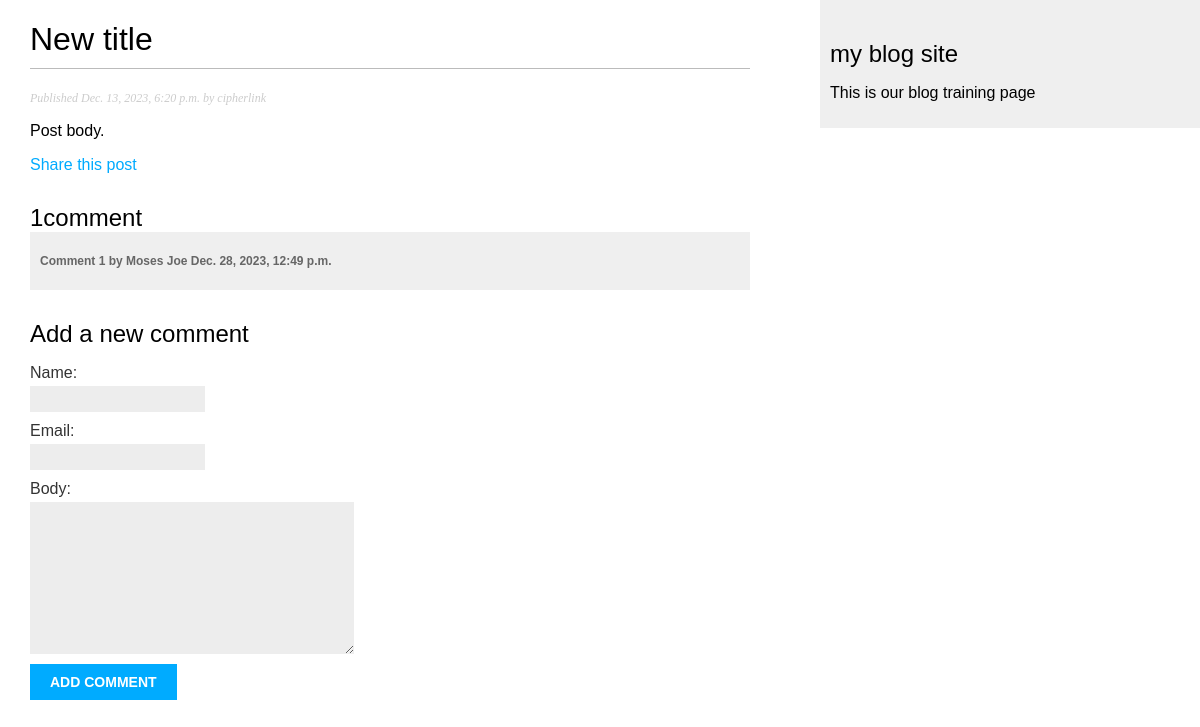
Page /blog/2023/12/13/another-post/ on the committed database.
### blog/models.py (models this page shows, shortened)
class Post(models.Model):
    class Status(models.TextChoices):
        DRAFT = 'DF', 'Draft'
        PUBLISHED = 'PB', 'Published'
    title = models.CharField(max_length=200)
    slug = models.CharField(max_length=200,
                            unique_for_date='publish')
    author = models.ForeignKey(User,
                               on_delete=models.CASCADE,
                               related_name='blog_posts')
    body = models.TextField()
    publish = models.DateTimeField(default=timezone.now)
    created = models.DateTimeField(auto_now_add=True)
    updated = models.DateField(auto_now=True)
    status = models.CharField(max_length=2,
                              choices=Status.choices,
                              default=Status.DRAFT)
    objects = models.Manager()
    published = PublishedManager()

class Comment(models.Model):
    post = models.ForeignKey(Post,
                             on_delete=models.CASCADE,
                             related_name='comments')
    name = models.CharField(max_length=90)
    email = models.EmailField()
    body = models.TextField()
    created = models.DateTimeField(auto_now_add=True)
    updated = models.DateTimeField(auto_now=True)
    active = models.BooleanField(default=True)
    class Meta:
        ordering = ['created']
        indexes = [
            models.Index(fields=['created']),
        ]

### blog/views.py (the view)
def post_detail(request, year, month, day, post):
    post = get_object_or_404(Post,
                             status=Post.Status.PUBLISHED,
                             slug=post,
                             publish__year=year,
                             publish__month=month,
                             publish__day=day)
    comments = post.comments.filter(active=True)
    form = CommentForm()
    return render(request,
                  'blog/post/detail.html',
                  {'post': post,
                   'comments': comments,
                   'form': form})

### blog/forms.py
class CommentForm(forms.ModelForm):
    class Meta:
        model = Comment
        fields = ['name', 'email', 'body']

### blog/templates/blog/post/detail.html (shortened to what this page needs)
{% extends "blog/base.html" %}
{% block content %}
    <h1>{{ post.title }}</h1>
    <p class="date">
        Published {{ post.publish }} by {{ post.author }}
    </p>
    {{ post.body|linebreaks }}
    <p>
        <a href="{% url "blog:post_share" post.id %}">
            Share this post
        </a>
    </p>
    {% with comments.count as total_comments %}
        <h2>
            {{ total_comments }}comment{{ total_comments|pluralize }}
        </h2>
    {% endwith %}
    {% for comment in comments %}
    <div class="comment">
        <p class="info">
            Comment {{ forloop.counter }} by {{ comment.name }}
            {{ comment.created }}
        </p>
    </div>
    {% empty %}
        <p>There are no comments.</p>
    {% endfor %}
    {% include "blog/post/includes/comment_form.html" %}
{% endblock %}

### blog/static/css/blog.css (style rules this page uses)
body { margin:0; padding:0; font-family:helvetica, sans-serif; }
a { color:#00abff; text-decoration:none; }
h1 { font-weight:normal; border-bottom:1px solid #bbb; padding:0 0 10px 0; }
h2 { font-weight:normal; margin:30px 0 0; }
p.date { color:#ccc; font-family: georgia, serif; font-size: 12px; font-style: italic; }
label { float:left; clear:both; color:#333; margin-bottom:4px; }
input, textarea { clear:both; float:left; margin:0 0 10px; background:#ededed; border:0; padding:6px 10px; font-size:12px; }
.comment { padding:10px; }
.comment:nth-child(even) { background:#efefef; }
.comment .info { font-weight:bold; font-size:12px; color:#666; }

### rows in the picture
Post: title "New title", publish "Dec. 13, 2023, 6:20 p.m.", author "cipherlink", body "Post body."
Comment: name "Moses Joe", created "Dec. 28, 2023, 12:49 p.m."

### other values in the picture
{{ total_comments }} "1"
